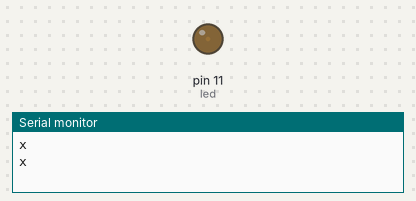
Recording of a sketch running on a simulated Arduino Uno, built with avr-gcc and run on an emulated ATmega328P. On the bench: output pins drawn as LEDs (lit = HIGH), the last lines printed to the serial monitor.

Above: at 0.05 s.
At 0.95 s:
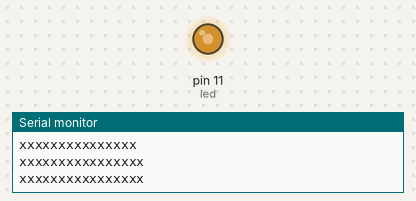
At 1.4 s:
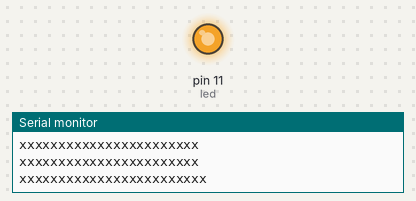
At 2.8 s:
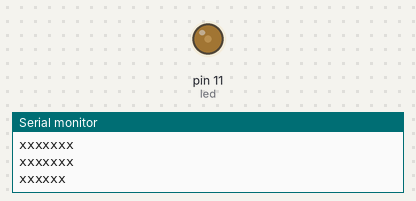
Timing chart, 0 to 7.1 s (numbered marks = the images above):
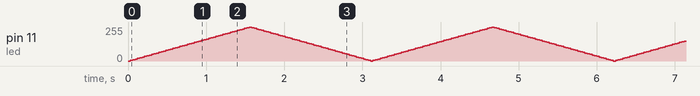

The sketch:

LED_Blink_Revisited.ino
```cpp
//LED Blink Revisited.ino

int led = 11;
int brightness = 0;
int fadeAmount = 5;

void setup() {
	Serial.begin(9600);
  // put your setup code here, to run once:
  pinMode(led, OUTPUT);
}

void loop() {
  // put your main code here, to run repeatedly:
  analogWrite(led, brightness);
  for (int i = 0; i <= brightness/10; i++) {
  	Serial.print("x");
  	}
  	Serial.println ();
   // turn the LED on (HIGH is the voltage level)
    brightness = brightness + fadeAmount;          // wait for a second
    if (brightness <= 0 || brightness >= 255) {
    	fadeAmount = -fadeAmount;   // turn the LED off by making the voltage LOW
    }
    delay(30);               // wait for a second
}
```
